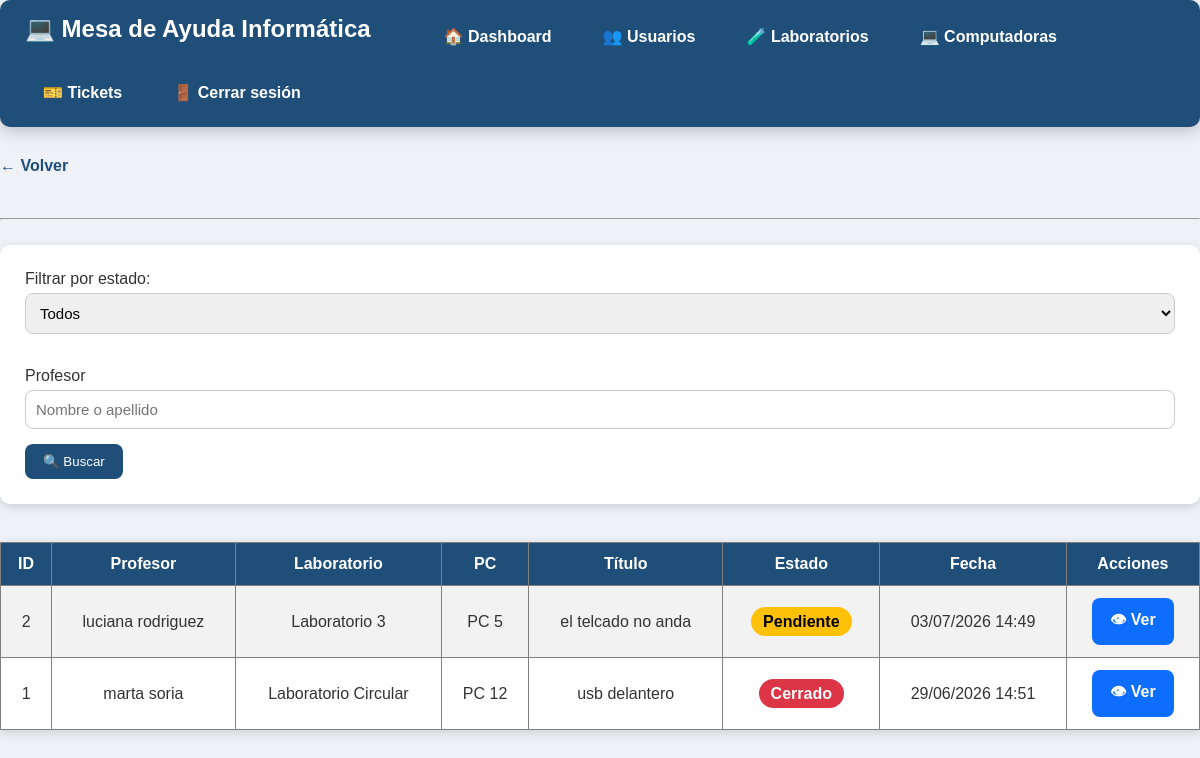
The page /sistemaescuela/administrativo/tickets.php (signed in) on the database its author committed.
### tables this page shows
CREATE TABLE `tickets` (
  `id_ticket` int(11) NOT NULL,
  `titulo` varchar(100) NOT NULL,
  `descripcion` text NOT NULL,
  `fecha_creacion` datetime DEFAULT current_timestamp(),
  `estado` enum('Abierto','Pendiente','Cerrado') NOT NULL DEFAULT 'Abierto',
  `id_usuario` int(11) NOT NULL,
  `id_computadora` int(11) DEFAULT NULL,
  `foto` varchar(255) DEFAULT NULL,
  `id_ematp_asignado` int(11) DEFAULT NULL
);

CREATE TABLE `usuarios` (
  `id_usuario` int(11) NOT NULL,
  `nombre` varchar(50) NOT NULL,
  `apellido` varchar(50) NOT NULL,
  `email` varchar(100) NOT NULL,
  `contrasena` varchar(255) NOT NULL,
  `id_rol` int(11) NOT NULL
);

CREATE TABLE `laboratorios` (
  `id_laboratorio` int(11) NOT NULL,
  `nombre` varchar(50) NOT NULL
);

CREATE TABLE `computadoras` (
  `id_computadora` int(11) NOT NULL,
  `numero_pc` int(11) NOT NULL,
  `id_laboratorio` int(11) NOT NULL,
  `estado` enum('Alta','Baja') NOT NULL DEFAULT 'Alta'
);

### sistemaescuela/administrativo/tickets.php (the view, shortened to what this page needs)
<?php
include("../conexion/conexion.php");
$filtro = " WHERE 1=1 ";
$sql = "SELECT
tickets.id_ticket,
tickets.titulo,
tickets.estado,
tickets.fecha_creacion,
usuarios.nombre,
usuarios.apellido,
laboratorios.nombre AS laboratorio,
computadoras.numero_pc
FROM tickets
INNER JOIN usuarios
ON tickets.id_usuario = usuarios.id_usuario
INNER JOIN computadoras
ON tickets.id_computadora = computadoras.id_computadora
INNER JOIN laboratorios
ON computadoras.id_laboratorio = laboratorios.id_laboratorio
$filtro
ORDER BY tickets.fecha_creacion DESC";
$resultado = mysqli_query($conexion,$sql);
?>
<!DOCTYPE html>
<html lang="es">
<head>
    <link rel="stylesheet" href="../css/estilos.css">
</head>
<body>
<?php include("../includes/menu_admin.php"); ?>
<a href="inicio.php">← Volver</a>
<br><br>
<hr>
<form method="GET">
<label>Filtrar por estado:</label>
<select name="estado">
<option value="">Todos</option>
</select>
<br><br>
<label>Profesor</label>
<input
type="text"
name="buscar"
placeholder="Nombre o apellido">
<button type="submit">
🔍 Buscar
</button>
</form>
<br>
<table border="1" cellpadding="10">
<tr>
<th>ID</th>
<th>Profesor</th>
<th>Laboratorio</th>
<th>PC</th>
<th>Título</th>
<th>Estado</th>
<th>Fecha</th>
<th>Acciones</th>
</tr>
<?php while($fila=mysqli_fetch_assoc($resultado)){ ?>
<tr>
<td><?php echo $fila["id_ticket"]; ?></td>
<td>
<?php
echo $fila["nombre"]." ".$fila["apellido"];
?>
</td>
<td><?php echo $fila["laboratorio"]; ?></td>
<td>PC <?php echo $fila["numero_pc"]; ?></td>
<td><?php echo $fila["titulo"]; ?></td>
<td>
<?php
$clase = "";
if($fila["estado"]=="Abierto"){
    $clase="abierto";
}
elseif($fila["estado"]=="Pendiente"){
    $clase="pendiente";
}
else{
    $clase="cerrado";
}
?>
<span class="estado <?php echo $clase; ?>">
<?php echo $fila["estado"]; ?>
</span>
</td>
<td>
<?php echo date("d/m/Y H:i",strtotime($fila["fecha_creacion"])); ?>
</td>
<td>
<a
class="btn btn-azul"
href="ver_ticket.php?id=<?php echo $fila["id_ticket"]; ?>">
👁 Ver
</a>
</td>
</tr>
<?php } ?>
</table>
</body>
</html>

### sistemaescuela/includes/menu_admin.php
<div class="menu">
<h2 style="color:white; margin-right:40px;">
💻 Mesa de Ayuda Informática
</h2>
<a href="dashboard.php">🏠 Dashboard</a>
<a href="usuarios.php">👥 Usuarios</a>
<a href="laboratorios.php">🧪 Laboratorios</a>
<a href="computadoras.php">💻 Computadoras</a>
<a href="tickets.php">🎫 Tickets</a>
<a href="../logout.php">🚪 Cerrar sesión</a>
</div>

### sistemaescuela/css/estilos.css (style rules this page uses)
* { margin:0; padding:0; box-sizing:border-box; font-family:Arial, Helvetica, sans-serif; }
body { background:#eef2f7; color:#333; font-family:Arial, Helvetica, sans-serif; }
h2 { color:#1f4e79; margin-bottom:15px; }
a { color:#1f4e79; text-decoration:none; font-weight:bold; }
button { background:#1f4e79; color:white; border:none; padding:10px 18px; border-radius:8px; cursor:pointer; transition:.3s; }
input, select, textarea { width:100%; padding:10px; border:1px solid #ccc; border-radius:8px; margin-top:5px; margin-bottom:15px; font-size:15px; }
table { width:100%; border-collapse:collapse; margin-top:20px; background:white; box-shadow:0px 3px 10px rgba(0,0,0,.15); }
table th { background:#1f4e79; color:white; padding:12px; }
table td { padding:12px; text-align:center; }
table tr:nth-child(even) { background:#f2f2f2; }
hr { margin:25px 0; }
form { background:white; padding:25px; border-radius:10px; box-shadow:0px 3px 10px rgba(0,0,0,.15); }
.menu { background:#1f4e79; padding:15px 25px; border-radius:10px; display:flex; align-items:center; gap:15px; margin-bottom:30px; box-shadow:0px 5px 15px rgba(0,0,0,.20); flex-wrap:wrap; }
.menu a { color:white; text-decoration:none; padding:10px 18px; border-radius:8px; transition:.3s; }
.btn { display:inline-block; padding:10px 18px; border-radius:8px; text-decoration:none; color:white !important; font-weight:bold; transition:.3s; }
.btn-azul { background:#0d6efd; }
.estado { padding:6px 12px; border-radius:20px; color:white; font-weight:bold; }
.pendiente { background:#ffc107; color:black; }
.cerrado { background:#dc3545; }

### rows shown on the page
tickets: id_ticket "2", id_usuario.nombre "luciana", id_usuario.apellido "rodriguez", laboratorios.nombre "Laboratorio 3", id_computadora.numero_pc "5", titulo "el telcado no anda", estado "Pendiente", fecha_creacion "03/07/2026 14:49"
tickets: id_ticket "1", id_usuario.nombre "marta", id_usuario.apellido "soria", laboratorios.nombre "Laboratorio Circular", id_computadora.numero_pc "12", titulo "usb delantero", estado "Cerrado", fecha_creacion "29/06/2026 14:51"
